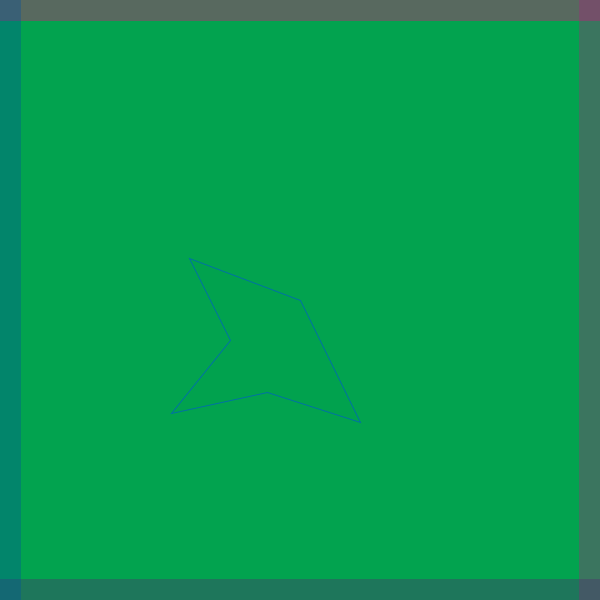
Frame 1 (no input)
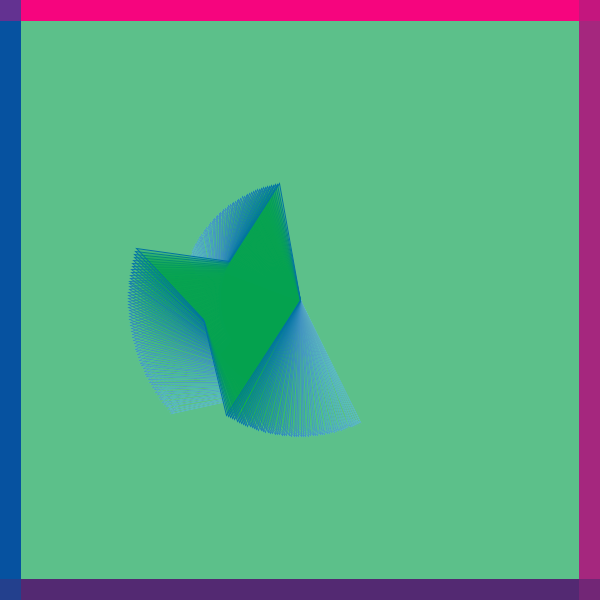
Frame 60 (the mouse pressed at the canvas centre just before this capture)
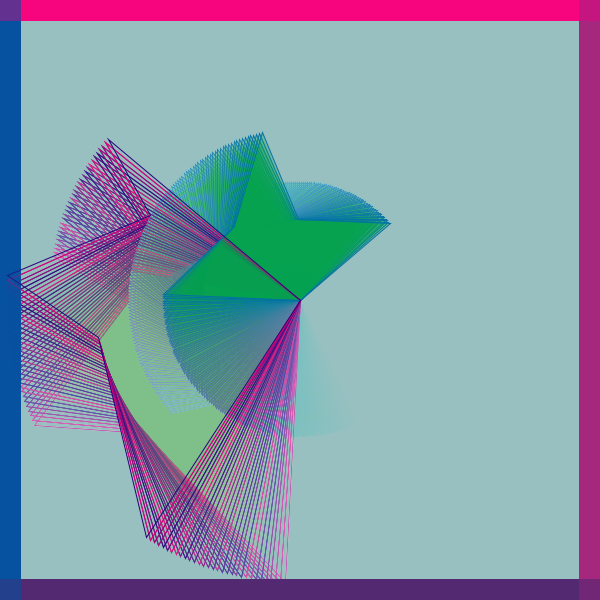
Frame 120 (the mouse held since frame 60 and released just before this capture)

The Processing sketch that drew these frames (run headless with seeded random() and noise(); from frame 60 on, the mouse is pressed at the canvas centre):

// Processing sketch: processing_77984
// ── processing_77984.pde

int n = 10;
float angle = 0;
float rad = 0;
float[] xTop = new float [n];
float [] xBottom = new float [n];
//Object shape1;


void setup(){
  size(600,600);
  background(0,162,78);
  smooth();
  angle = 0;
 // shape1 = new Object(10,20);

}

void draw(){
  pushMatrix();
    noStroke();
    translate(-300,-300);
    fill(255,255,255, 2);
    rect(300,300,600,600);
  popMatrix();
  
  pushMatrix();
    translate(300,300);
    rotate(radians(frameCount));
    myShape(0,0);
  popMatrix();
  
  if (mousePressed){
    pushMatrix();
    translate(300,300);
    rotate(radians(frameCount/2));
    largeShape(0,0);
   popMatrix();
   }

//TOP button
  noStroke();
  fill(247,0,124,90);
  rect(0,0,600,21);
    if(mouseX > 0 && mouseX < 600 && mouseY > 0 && mouseY < 21){
            if(mousePressed){
                   colorMode(RGB,100);
            } else { 
                   colorMode(HSB,255);
                    }
            } else { 
                   colorMode(RGB,255);
                    }
               
               
//RIGHT button
  noStroke();
  fill(163,35,125,90);
  rect(579,0,21,600);
    if(mouseX > 579 && mouseX < 600 && mouseY > 0 && mouseY < 600){
            if(mousePressed){
                float x = 200*cos(radians(angle));
                float y = 200*sin(radians(angle));
                ellipse(x+width/2,y+height/2,20,20);
                angle--;
              
                  } else { 
                    float x = 150*cos(radians(angle));
                    float y = 149*sin(radians(angle));
                    ellipse(x+width/2,y+height/2,20,20);
                    angle++;
                }
               }
               
               
//BOTTOM button
  noStroke();
  fill(83,38,112,90);
  rect(0,579,600,21);
    if(mouseX > 0 && mouseX < 600 && mouseY > 579 && mouseY < 600){
            if(mousePressed){
              //elements borrowed form "Manual Arrays" Linda tutorial
              stroke(245,235,19);
              for(int i = 0; i < n; i++) {
                  xTop[i] = random(0,600);
                  xBottom[i] = random(0,600);
                  line (xTop[i], 0, xBottom[i],800);
              }  
                  } else { 
              for(int i = 0; i < n; i++) {
                  xTop[i] = random(0,600);
                  xBottom[i] = random(0,600);
                  line (xTop[i], 0, xBottom[i],800);
                }
              }
              } else { 
                 fill(0, 80, 188);
                 ellipse(30,660,25,40);
               }

//LEFT button
  noStroke();
  fill(3,80,159,90);
  rect(0,0,21,600);
    if(mouseX > 0 && mouseX < 21 && mouseY > 0 && mouseY < 600){
            if(mousePressed){
              //elements borrowed form "Manual Arrays" Linda tutorial
              stroke(21,0,208);
              for(int i = 0; i < n; i++) {
                  xTop[i] = random(0,800);
                  xBottom[i] = random(0,800);
                  line (xTop[i], 0, xBottom[i],800);
              }  
                  } else { 
                      fill(21,0,208);
                      ellipse(30,660,25,40);
                }
              } else { 
                 fill(0, 80, 188);
                 ellipse(30,660,25,40);
               }

//if(mouseReleased){
//
//
//
//}


//  bike1.moveB(); //move first
//  bike1.display();//display second


}

//
   void myShape(int x, int y){
   stroke(0,114,162);
   fill(0,162,78,70);
      beginShape();
      vertex(0,0);
      vertex(63,121);
      vertex(-31,93);
      vertex(-126,116);
      vertex(-69,42);
      vertex(-111,-40);
      vertex(0,0);
      endShape();
}


void smallShape(int x, int y){
   stroke(255);
      beginShape();
      vertex(0,0);
      vertex(-72,-26);
      vertex(-44,27);
      vertex(-82,75);
      vertex(-20,60);
      vertex(40,79);
      vertex(0,0);
      endShape();
}  
      

void largeShape(int x, int y){
   //  stroke(0, 120, random(255));
    stroke(random(255), 0, 120);
    fill(0,0,0,1);
      beginShape();
      vertex(0,0);
      vertex(-235,86);
      vertex(-148,87);
      vertex(-167,241);
      vertex(-68, 193);
      vertex(129,252);
      vertex(0,0);
      endShape();
}

//// when I try to run this it said its lacking "}" but I can't figure out where//
    //class Object{
    //  int x,y,speedx,speedy;
    //  Object(int _x, int _y){  
    //    x = _x;
    //    y = _y;
    //    speedx = 1;
    //    speedy = 1;
    //}
    // void moveB(){
    //    x+=speedx;
    //    y+=speedy;
    // }
    // 
    //  void display(){ 
    //  
    //  ellipse(x,y,x,y);
    //  }                            
                                //void mousePressed(){
                                //    pushMatrix();
                                //      translate(300,300);
                                //      rotate(radians(frameCount));
                                //      largeShape(0,0);
                                //    popMatrix();
                                
                                //}
